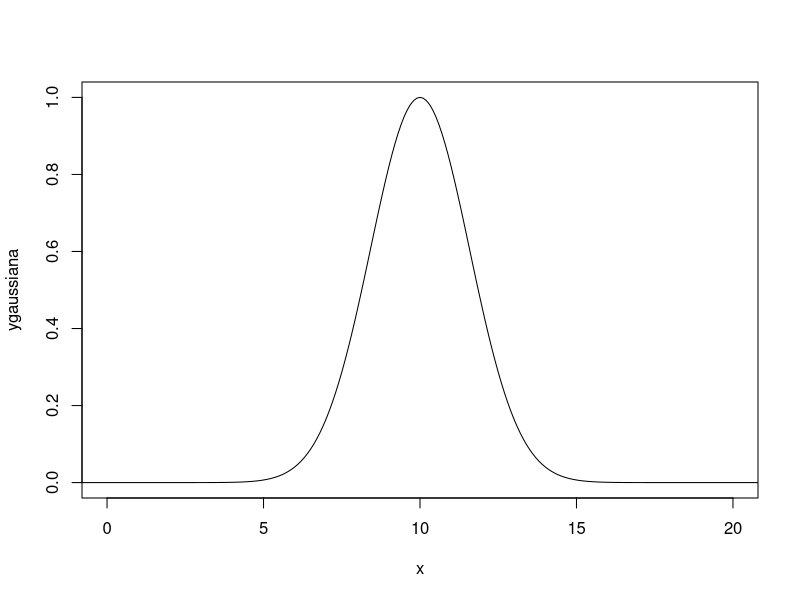
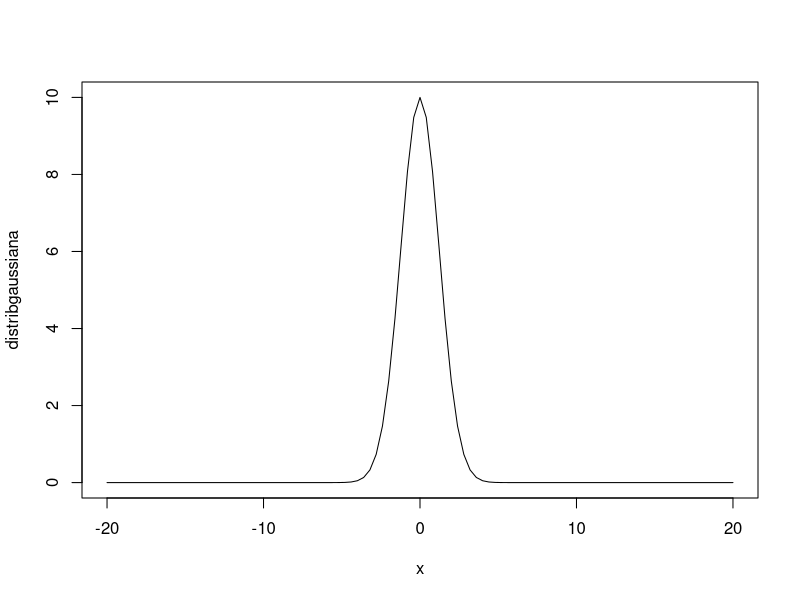
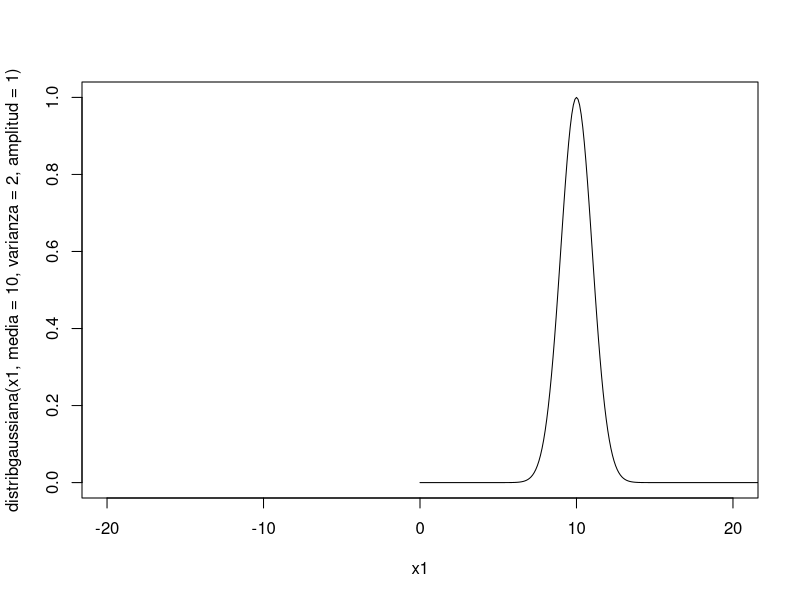

Write R code to recreate these figures, in order.
## ---- chunk 1
for(i in 1:5)
{
  print(i)
}
## ---- chunk 2
for(i in 1:5)
{
  print(1)
}
## ---- chunk 3
c(1:5)
## ---- chunk 4
#antes del loop tengo que definir los vectores vacíos que luego llenaré dentro del loop
vec1<-vector()
vec2<-vector()

#en el siguiente loop lleno un vector de dos maneras distintas
for(i in 1:10)
{
  #asignando elemento por elemento
  vec1[i]=i+1 
  #browser()
  #usando c (concatenate o concatenar)
  vec2<-c(vec2,i+1)
}
vec1
vec2
## ---- chunk 5
vec1
vec2
## ---- chunk 6
#defino una matriz con todos sus elementos iguales a cero (si no especifico data 
#la llena con NA)
unamatriz<-matrix(data=5,nrow=5,ncol=3)

#lleno la matriz usando dos loops uno que recorre todas las filas (indicefila) 
#y otro que recorre todas las columnas (indicecolumna).
for(indicefila in 1:nrow(unamatriz))
{
  for(indicecolumna in 1:ncol(unamatriz))
  {
      unamatriz[indicefila,indicecolumna]=indicecolumna**2
  }      
}
#imprimo en pantalla la matriz
unamatriz
## ---- chunk 7
unamatriz2<-matrix(data=8,nrow=5,ncol=3)
unamatriz2
## ---- chunk 8
otramatriz<-matrix(data=0,nrow=4,ncol=2)
for(indicefila in 1:nrow(otramatriz))
  {
#indicecolumna recorre las columnas  
    for(indicecolumna in 1:ncol(otramatriz))
    {
      otramatriz[indicefila,indicecolumna]=indicefila+indicecolumna
    }
}
otramatriz
## ---- chunk 9
vectorpares<-seq(from=2,to=10,by=2) #vector de numero pares
vectorimpares<-vector()
for (indice in vectorpares)
{
  vectorimpares<-c(vectorimpares,indice+1)
  #browser()
}
vectorimpares
## ---- chunk 10
frutas<-c("banana","pera","manzana")
for (fr in frutas)
  {
  print(fr)
  }
## ---- chunk 11
10 == 10

x <- 10
x == 10


y <- NA
is.na(y)


## podemos combinar expresiones condicionales con || y && 
is.na(y) && x==10

## ---- chunk 12
#asigno a x el valor 5
x<-5
if(x>3)
  {
    y<-10
  }else{
    y<-0
  }
#inprimo y en pantalla
y
## ---- chunk 13
x<-5
y <- if(x > 3) { 10} else { 0}
y
## ---- chunk 14
a<-5
class(a)
b<-"5"
class(b)
c<-as.numeric(b)
class(c)
## ---- chunk 15
name<-c("Clotilde")
class(name)
## ---- chunk 16
mivectorlogico<-vector(mode="logical",length=10)
mivectornumerico<-vector(mode="numeric")
for(i in 1:3)
 {
 mivectornumerico[i]=2*i
 }
mivectornumerico
## ---- chunk 17
mimatriznumerica<-matrix(data=0,nrow=5,ncol=5)
for (i in 1:nrow(mimatriznumerica))
  {
    for(j in 1:ncol(mimatriznumerica))
    {
    mimatriznumerica[i,j]=runif(1)
    }
  }
mimatriznumerica
## ---- chunk 18
undataframe <- data.frame("Identificador" = 1:2, "Edad" = c(21,15), "Nombre" = c("Ana", "Clara"), stringsAsFactors = FALSE)
undataframe
## ---- chunk 19
milistavariada<-list()
milistavariada<-list(mimatriznumerica,mivectorlogico,mivectornumerico)
milistavariada
## ---- chunk 20
for(i in 1:5){
  print(paste("f",i,sep=""))
}

## ---- chunk 21
milistavariada[[3]]
## ---- chunk 22
suma2vectores<-function(vector1=c(1,1),vector2=c(2,2))
{
vsuma<-vector()
for (i in 1:length(vector1))
  {
  vsuma[i]=vector1[i]+vector2[i]
  }
return(vsuma)
}
## ---- chunk 23
suma2vectores()
## ---- chunk 24
v1<-c(2,3,4)
v2<-c(1,1,1)
suma2vectores(v1,v2)
## ---- chunk 25
v1+v2
## ---- chunk 26
#gaussiana de media 10
media=10
#varianza 5
varianza=5
#altura max 1
amplitud=1
#evalúo en un vector x
x<-seq(from=-100,to=100,by=0.1)
ygaussiana=amplitud*exp(-(x-media)**2/(varianza))
#dibujo x,ygaussiana
plot(x,ygaussiana,xlim=c(0,20),ty="l")
## ---- chunk 27
distribgaussiana<-function(x=seq(from=-100,to=100,by=1),media=0,varianza=3,amplitud=10)
{
gauss=amplitud*exp(-(x-media)**2/(varianza))
return (gauss)
}

## ---- chunk 28
plot(distribgaussiana,xlim=c(-20,20))
## ---- chunk 29
x1<-seq(0,100,0.1)
plot(x1,distribgaussiana(x1,media=10,varianza=2,amplitud=1),xlim=c(-20,20),ty="l")
